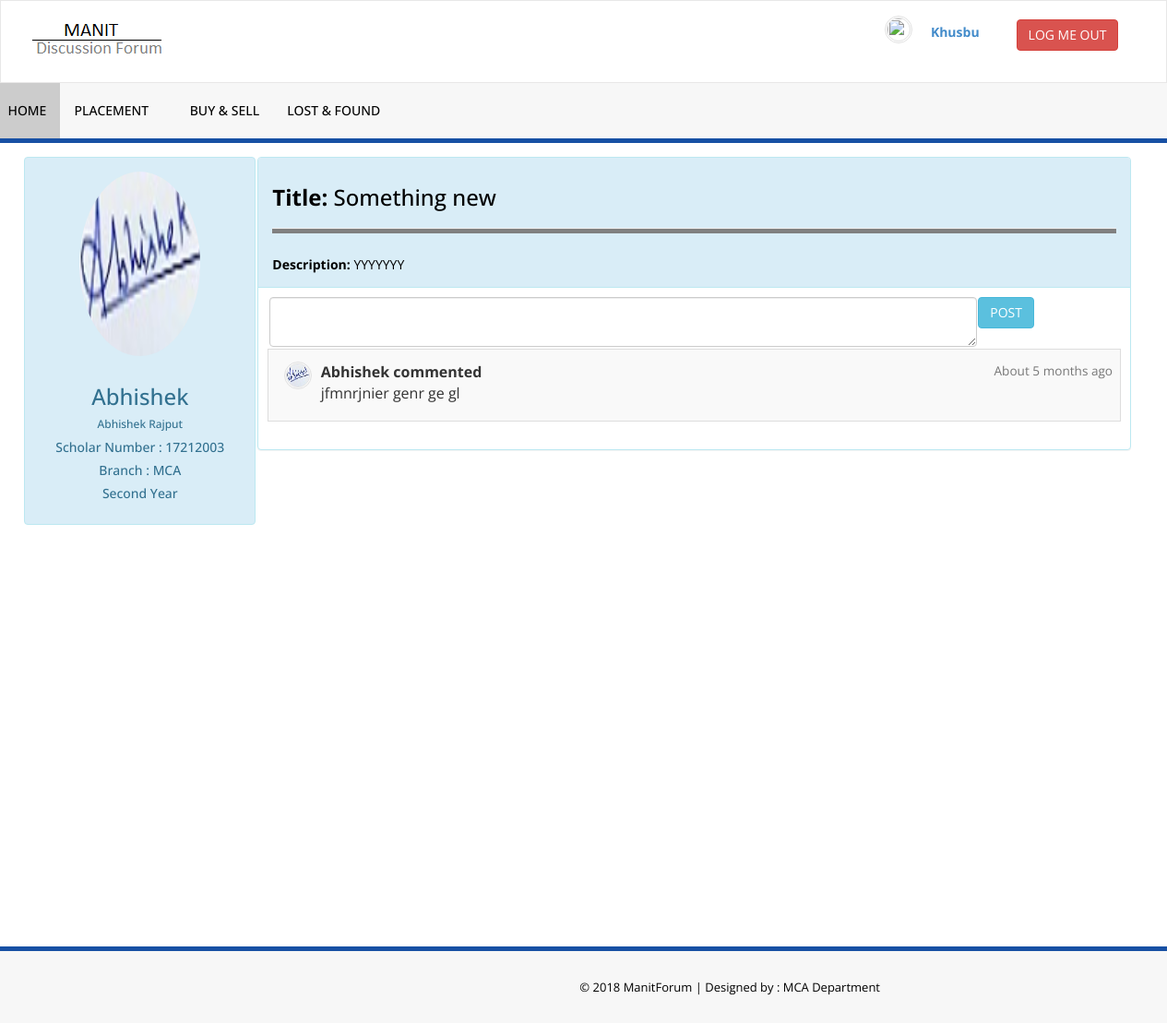
Page /currentThread.php?thread=17 (signed in) on the committed database.
### tables this page shows
CREATE TABLE `student` (
  `Student_ID` varchar(10) NOT NULL,
  `Student_Name` varchar(30) NOT NULL,
  `Branch_ID` varchar(10) NOT NULL,
  `DOB` date NOT NULL,
  `Mobile_No` bigint(10) NOT NULL,
  `Email_ID` varchar(30) NOT NULL,
  `Password` varchar(255) NOT NULL,
  `Semester` int(2) NOT NULL
);

CREATE TABLE `profileimages` (
  `Email` varchar(50) NOT NULL,
  `image` varchar(200) NOT NULL
);

CREATE TABLE `branch` (
  `Branch_ID` varchar(10) NOT NULL,
  `Branch_Name` varchar(50) NOT NULL,
  `Dept_ID` varchar(10) NOT NULL
);

CREATE TABLE `threads` (
  `Thread_ID` int(11) NOT NULL,
  `Email` varchar(50) NOT NULL,
  `Thread_Title` varchar(100) NOT NULL,
  `Description` varchar(500) NOT NULL,
  `Date` datetime NOT NULL
);

CREATE TABLE `thread_comments` (
  `Comment_ID` int(11) NOT NULL,
  `Thread_ID` int(8) NOT NULL,
  `Email` varchar(50) NOT NULL,
  `Comment` varchar(300) NOT NULL,
  `Date` datetime NOT NULL
);

### currentThread.php (the view, shortened to what this page needs)
<?php
include('include/serverCommentSubmit.php');
include 'headLinks.php';
include 'header.php';
?>
<!DOCTYPE html>
<html xmlns="http://www.w3.org/1999/xhtml">
  <body>
    <div class="content-wrapper">
      <div class="col-md-3 col-sm-4 col-xs-12" style="margin-left: 2%; height: 50%">
        <div class="alert alert-info text-center">
          <?php
          $query="SELECT * from threads where Thread_ID='$_GET[thread]'";
          $result=mysqli_query($db,$query);
          $row=mysqli_fetch_assoc($result);
          $email = $row['Email'];
          $sql = "SELECT * FROM profileImages WHERE email = '$email'";
          $result = mysqli_query($db,$sql);
          $row = mysqli_fetch_assoc($result);
          echo '<img class="img-circle1" style="height: 50%; margin-bottom: 5%;" src="images/'.$row['image'].'"/>'
          ?>
          <br>
          <?php
          $query1="SELECT Student_Name from student WHERE Email_ID='$row[Email]'";
          $result1=mysqli_query($db,$query1);
          if(mysqli_num_rows($result1)==1)
          {
          include 'studentDetails.php';
          }
          else
          {
          include 'facultyDetails.php';
          }
          ?>
        </div>
      </div>
      <div class="col-md-9 col-sm-8 col-xs-12">
        <div class="panel panel-info">
          <div class="panel-heading" style="color:black">
            <h4>
              <?php
              $query="SELECT Thread_Title, Description from threads where Thread_ID='$_GET[thread]'";
              $result=$db->query($query);
              $row=$result->fetch_assoc();
              echo "<h3><strong>Title:  </strong>".$row['Thread_Title']."</h3>
              <hr style='background-color:gray; height:5px;'>
              <strong>Description: </strong>".$row['Description'];
              ?>
            </h4>
          </div>
          <div class="panel-body">
            <div class="col-md-12 table-responsive">
              <form role="form" method="POST">
                <div class="col-md-10">
                  <textarea class="form-control" rows="2" name="comment" required></textarea>
                </div>
                <button type="submit" name="comment_submit" class="btn btn-info">
                  POST
                </button>
              </form>
            </div>
            <br>
            <br>
            <table class="table table-striped table-bordered table-hover" >
              <tbody>
                <?php
                $query1="SELECT * from thread_comments where Thread_ID='$_GET[thread]' ORDER BY Comment_ID DESC";
                $result1 = mysqli_query($db,$query1);
                while($row1=mysqli_fetch_assoc($result1)){
                  $query2="SELECT Student_Name from student WHERE Email_ID='$row1[Email]'";
                  $result2=mysqli_query($db,$query2);
                  $row2=mysqli_fetch_assoc($result2);
                  $arr = explode(' ',trim($row2['Student_Name']));
                  $name = $arr[0];
                  $d1=date('Y-m-d H:i:s');
                  $d0=$row1['Date'];
                  $dateStart = new DateTime($d0);
                  $dateEnd   = new DateTime($d1);
                  $interval = $dateStart->diff($dateEnd);
                  $email = $row1['Email'];
                  $q = "SELECT * FROM profileImages WHERE email = '$email'";
                  $res = mysqli_query($db,$q);
                  $r = mysqli_fetch_assoc($res);
                  echo "<tr><td>
                  <div class='row' style='margin-left:0px; width:100%;'>
                  <div class='chat-widget-name-right' >
                  <img class='media-object img-circle2 img-left-chat' src='images/".$r['image']." '/>
                  </div>
                  <div class='header'>";
                  echo "<strong class='primary-font'>".$name." commented</strong>
                  <small class='pull-right text-muted'>";
                  echo "<span class='glyphicon glyphicon-time'> </span>";
                  if($interval->format('%Y')>0)
                  echo " About ".$interval->format('%Y').' year ago';
                  else if($interval->format('%m')>0)
                  echo " About ".$interval->format('%m'). ' months ago';
                  echo "</small>
                  </div>";
                  echo "<p>".$row1['Comment']."</p>
                  </div>
                  </td>
                  </tr>";
                }
                ?>
              </tbody>
            </table>
          </div>
        </div>
      </div>
    </div>
    <?php include('footer.php'); ?>
  </body>
</html>

### header.php (shortened to what this page needs)
<div>
  <div class="navbar navbar-inverse set-radius-zero">
      <div class="container" style="width: 95%;">
          <div class="navbar-header">
              <a class="navbar-brand" href="Dashboard.php">
                  <img src="assets/img/logo.png" />
              </a>
          </div>
          <?php
                  echo "<div class='right-div'>
                  <a href='include/logout.php' class='btn btn-danger pull-right'>LOG ME OUT</a>";
                  echo "</div>";
          ?>
    <div class="right-div">
            <a href="profile.php"> <label>
            <?php
            if( isset($_SESSION['logged_in']))
            {
                  if( $_SESSION['user'] == "student")
                  {
                    $query="SELECT * from student WHERE Email_ID='$_SESSION[email]'";
      							$result=$db->query($query);
      							$row=$result->fetch_assoc();
                    $first = explode(' ',trim($row['Student_Name']));
                    echo $first[0];
                  }
                  else
                  {
                    $query="SELECT * from faculty WHERE Email_ID='$_SESSION[email]'";
                    $result=$db->query($query);
                    $row=$result->fetch_assoc();
                    $first = explode(' ',trim($row['Faculty_Name']));
                    echo $first[0];
                  }
              }
              else
              {
                header("Location: index.php");
              }
            ?>
              </label></a>
          </div>
    <div class="chat-widget-name-right" >
              <a href="profile.php">
              <?php
              $email = $_SESSION['email'];
              $sql = "SELECT * FROM profileImages WHERE email = '$email'";
              $result = mysqli_query($db,$sql);
              $row = mysqli_fetch_array($result);
              echo  '<img class="media-object img-circle2 img-right-chat"
                style="margin-top:1%;margin-bottom:30px" src="images/'.$row['image'].'"/>';
              ?>
              </a>
    </div>
      </div>
  </div>
  <section class="menu-section" >
      <div class="container" >
          <div class="row" >
              <div class="col-md-12">
                  <div class="navbar-collapse collapse">
                      <ul id="menu-top" class="nav navbar-nav navbar-left">
                          <li><a href="Dashboard.php" class="menu-top-active">HOME</a></li>
                          <li>
                              <a href="#" class="dropdown-toggle" id="ddlmenuItem" data-toggle="dropdown">PLACEMENT  <span class="glyphicon glyphicon-chevron-down"></span> </a>
                          </li>
            <li><a href="#">BUY & SELL</a></li>
                          <li><a href="lostFound.php">LOST & FOUND</a></li>
                      </ul>
                  </div>
              </div>
          </div>
      </div>
  </section>
</div>

### studentDetails.php
<h3>
  <?php
    $query="SELECT * from student WHERE Email_ID='$email'";
    $result=mysqli_query($db,$query);
    $row=mysqli_fetch_assoc($result);
    $first = explode(' ',trim($row['Student_Name']));
    echo $first[0];
  ?>
</h3>
<h6>
  <?php
    echo $row['Student_Name'];
  ?>
</h6>
<h5>Scholar Number :
  <?php
    echo $row['Student_ID'];
  ?>
</h5>
<h5>Branch :
  <?php
    $query = "SELECT * from branch WHERE Branch_ID='$row[Branch_ID]'";
    $res = $db->query($query);
    $r = $res->fetch_assoc();
    echo $r['Branch_Name'];
  ?>
</h5>
<h5>
  <?php
    $sem = $row['Semester'];
    if($sem == 1 || $sem==2)
        echo "First Year";
    else if($sem==3 || $sem==4)
        echo "Second Year";
    else if($sem==5 || $sem==6)
        echo "Third Year";
    else
        echo "Fourth Year";
  ?>
</h5>

### assets/css/style.css (style rules this page uses)
.set-radius-zero { border-radius:0px; -moz-border-radius:0px; -webkit-border-radius:0px; }
.content-wrapper { margin-top: 15px; min-height:800px; padding-bottom:90px; }
.right-div { float: right; padding: 20px; }
#menu-top a { color:#000; text-decoration:none; font-weight:500; padding: 20px 15px 20px 15px; text-transform:uppercase; }
.menu-section { background-color: #f7f7f7; border-bottom:5px solid #1750A4; width:100% }
.menu-top-active { background-color:#cccccc; }
.navbar-inverse { background-color: #FFF; border-color: rgba(155, 153, 153, 0.23); }
.navbar { min-height: 90px; margin-bottom: 0px; }
.img-left-chat { border:3px double #e1e1e1; float:left; margin-right:10px; }
.img-right-chat { border:3px double #e1e1e1; float:right; margin-left:10px; }
.chat-widget-name-right { color: #808080; margin-top: 5px; margin-right: 60px; text-align:right; margin-bottom: 5px; }

### rows in the picture
student: Student_Name "Khusbu"
profileimages: image (picture)
student: Student_Name "Abhishek", Student_Name "Abhishek Rajput", Student_ID "17212003"
branch: Branch_Name "MCA"
threads: Thread_Title "Something new", Description "YYYYYYY"
thread_comments: profileimages.image (picture), name "Abhishek", Date "5", Comment "jfmnrjnier genr ge gl"
